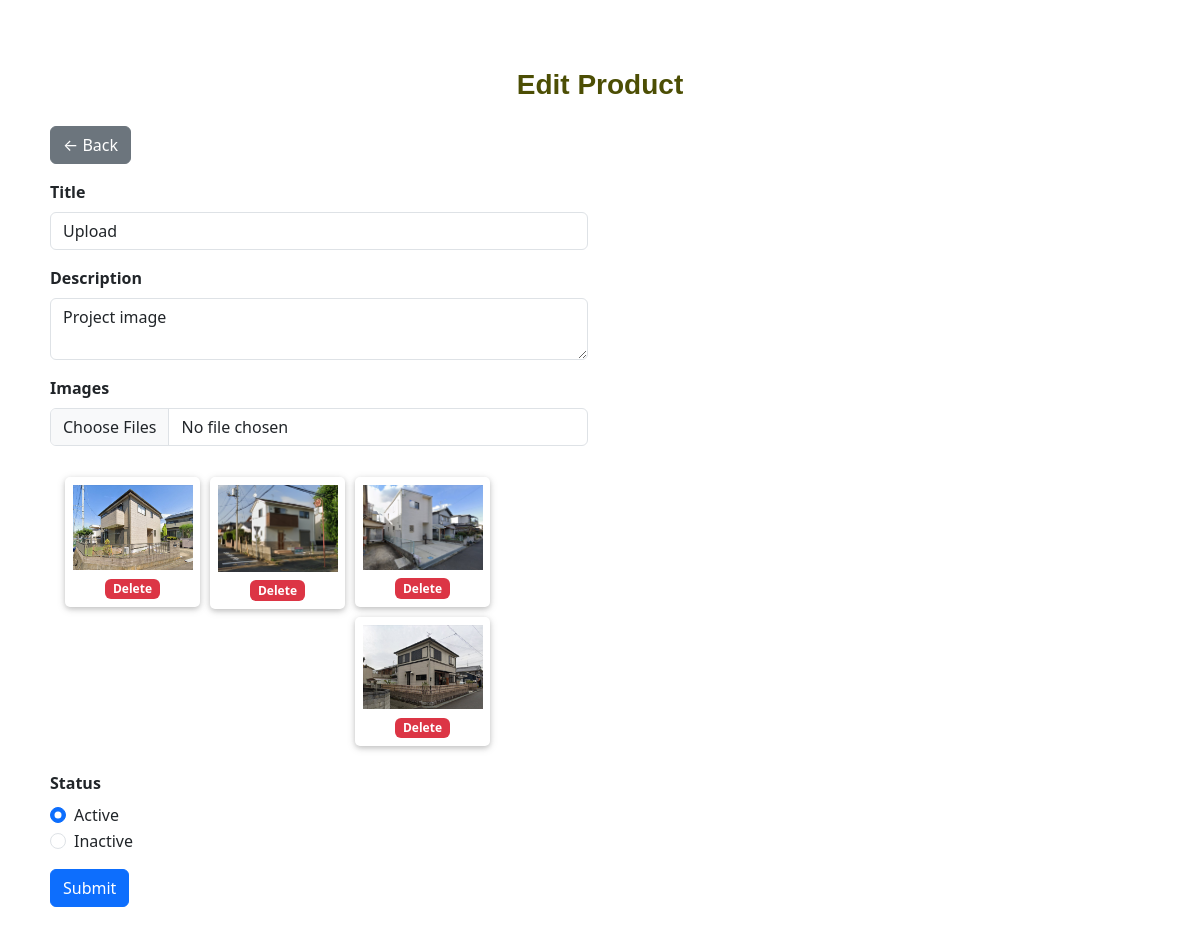
The page /addEdit.php?id=3 on the database its author committed.
### tables this page shows
CREATE TABLE `products` (
  `id` int(11) NOT NULL,
  `title` varchar(255) NOT NULL,
  `description` text DEFAULT NULL,
  `created` datetime NOT NULL DEFAULT current_timestamp(),
  `modified` datetime DEFAULT NULL,
  `status` tinyint(4) NOT NULL DEFAULT 1
);

CREATE TABLE `product_images` (
  `id` int(11) NOT NULL,
  `product_id` int(11) NOT NULL,
  `file_name` varchar(255) NOT NULL,
  `created` datetime NOT NULL DEFAULT current_timestamp()
);

### DB.class.php (called while the page is built, shortened)
<?php
include_once 'config.php';
class DB{
	private $dbHost     = DB_HOST;
	private $dbUsername = DB_USERNAME;
	private $dbPassword = DB_PASSWORD;
	private $dbName     = DB_NAME;
	private $proTbl     = 'products';
	private $imgTbl     = 'product_images';
	public function __construct(){
		if(!isset($this->db)){
			$conn = new mysqli($this->dbHost, $this->dbUsername, $this->dbPassword, $this->dbName);
			if($conn->connect_error){
				die("Failed to connect with MySQL: " . $conn->connect_error);
			}else{
				$this->db = $conn;
			}
		}
	}
	public function getRows($conditions = array()){
		$sql = "SELECT ";
		$sql .= array_key_exists("select", $conditions)?$conditions['select']:"P.*,I.file_name";
		$sql .= " FROM {$this->proTbl} AS P";
		$sql .= " LEFT JOIN {$this->imgTbl} AS I ON (I.product_id = P.id AND I.id = (SELECT MAX(id) FROM product_images WHERE product_id=P.id)) ";
		if(array_key_exists("where", $conditions)){
			$sql .= " WHERE ";
			$i = 0;
			foreach($conditions['where'] as $key => $value){
				$pre = ($i > 0)?" AND ":'';
				$alias_key = strpos($key, '.') !== false?$key:"P.$key";
				$sql .= $pre."$alias_key = '".$value."'";
				$i++;
			}
		}
		if(array_key_exists("order_by", $conditions)){
			$sql .= " ORDER BY P.{$conditions['order_by']} ";
		}else{
			$sql .= " ORDER BY P.id";
		}
		$result = $this->db->query($sql);
		if(array_key_exists("return_type", $conditions) && $conditions['return_type'] != 'all'){
			switch($conditions['return_type']){
				case 'single':
					$data = $result->fetch_assoc();
					if(!empty($data['id'])){
						$data['images'] = array();
						$sub_query = "SELECT * FROM {$this->imgTbl} WHERE product_id={$data['id']} ORDER BY id";
						$sub_result = $this->db->query($sub_query);
						if($sub_result->num_rows > 0){
							while($img_row = $sub_result->fetch_assoc()){
								$data['images'][] = $img_row;
							}
						}
					}
					break;
			}
		}else{
			if($result->num_rows > 0){
				while($row = $result->fetch_assoc()){
					$data[] = $row;
				}
			}
		}
		return !empty($data)?$data:false;
	}
}

### config.php (called while the page is built, shortened)
<?php
$uploadDir = 'uploads/';
?>

### addEdit.php (the view, shortened to what this page needs)
<?php
require_once 'DB.class.php';
$db = new DB();
$postData = $proData = array();
if (!empty($_GET['id'])) {
    $conditions = array(
        'where' => array('id' => $_GET['id']),
        'return_type' => 'single'
    );
    $proData = $db->getRows($conditions);
}
$proData = !empty($postData) ? $postData : $proData;
$actionLabel = !empty($_GET['id']) ? 'Edit' : 'Add';
?>
<!DOCTYPE html>
<html lang="en">
<head>
    <link rel="stylesheet" href="css/bootstrap.min.css">
    <link rel="stylesheet" href="css/style.css">
</head>
<body>
<div class="container mt-5">
    <h1 class="mb-4"><?php echo $actionLabel; ?> Product</h1>
    <div class="row">
        <div class="col-md-6">
            <a href="index.php" class="btn btn-secondary mb-3">&larr; Back</a>
            <form method="post" action="postAction.php" enctype="multipart/form-data">
                <div class="mb-3">
                    <label class="form-label">Title</label>
                    <input type="text" name="title" class="form-control" placeholder="Enter title" value="<?php echo !empty($proData['title']) ? $proData['title'] : ''; ?>" required>
                </div>
                <div class="mb-3">
                    <label class="form-label">Description</label>
                    <textarea name="description" class="form-control" placeholder="Enter description here..."><?php echo !empty($proData['description']) ? $proData['description'] : ''; ?></textarea>
                </div>
                <div class="mb-3">
                    <label class="form-label">Images</label>
                    <input type="file" name="image_files[]" class="form-control" accept="image/*" multiple>
                    <?php if (!empty($proData['images'])) { ?>
                        <div class="image-grid mt-3">
                            <?php foreach ($proData['images'] as $imageRow) { ?>
                                <div class="img-bx" id="imgbx_<?php echo $imageRow['id']; ?>">
                                    <img src="<?php echo $uploadDir . $imageRow['file_name']; ?>" width="120" alt="Image"/>
                                    <a href="javascript:void(0);" class="badge bg-danger" onclick="deleteImage(<?php echo $imageRow['id']; ?>)">Delete</a>
                                </div>
                            <?php } ?>
                        </div>
                    <?php } ?>
                </div>
                <div class="mb-3">
                    <label class="form-label">Status</label>
                    <div class="form-check">
                        <input class="form-check-input" type="radio" name="status" id="status1" value="1" <?php echo !empty($proData['status']) || !isset($proData['status']) ? 'checked' : ''; ?>>
                        <label class="form-check-label" for="status1">Active</label>
                    </div>
                    <div class="form-check">
                        <input class="form-check-input" type="radio" name="status" id="status2" value="0" <?php echo isset($proData['status']) && empty($proData['status']) ? 'checked' : ''; ?>>
                        <label class="form-check-label" for="status2">Inactive</label>
                    </div>
                </div>
                <input type="submit" name="dataSubmit" class="btn btn-primary" value="Submit">
            </form>
        </div>
    </div>
</div>
</body>
</html>

### css/style.css (style rules this page uses)
h1 { font-family: 'Trebuchet MS', 'Lucida Sans Unicode', 'Lucida Grande', 'Lucida Sans', Arial, sans-serif; font-size: 28px; font-weight: bold; margin-bottom: 0; text-align: center; color: #4c4e04; }
.container { padding: 20px; }
.form-label { font-weight: bold; }
.image-grid { width: 100%; float: left; padding: 15px; }
.img-bx { width: 135px; float: left; padding: 8px; text-align: center; box-shadow: 0 2px 5px 0 rgba(0,0,0,0.16), 0 2px 10px 0 rgba(0,0,0,0.12); margin-right: 10px; margin-bottom: 10px; border-radius: 5px; }
.img-bx img { margin-bottom: 5px; }
.img-bx a { text-decoration: none; }

### rows shown on the page
products: title "Upload", description "Project image", status "☑ Active", status "☐ Inactive"
product_images: file_name (picture)
product_images: file_name (picture)
product_images: file_name (picture)
product_images: file_name (picture)

### other values the page prints
$actionLabel "Edit"
